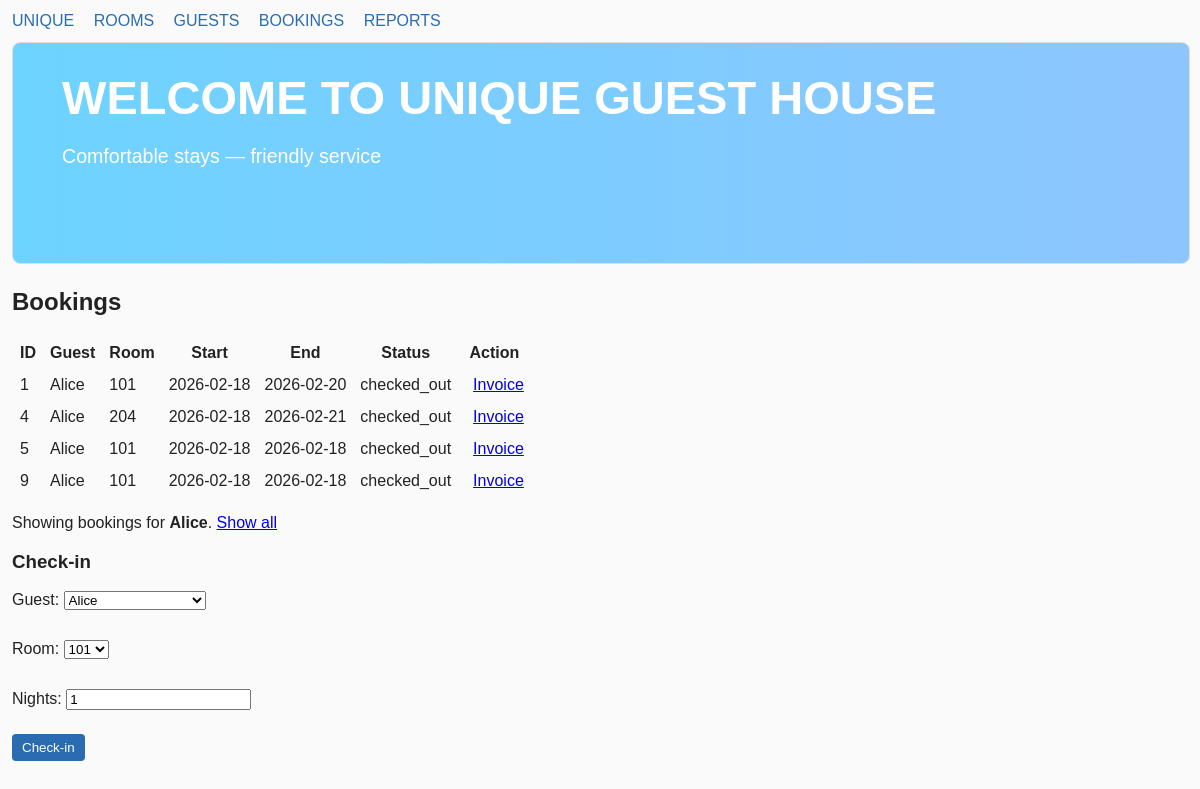
/bookings?guest_id=1, run on the app's committed database.
### tables this page shows
CREATE TABLE bookings (
        id INTEGER PRIMARY KEY,
        guest_id INTEGER,
        room_id INTEGER,
        start_date TEXT,
        end_date TEXT,
        status TEXT,
        FOREIGN KEY(guest_id) REFERENCES guests(id),
        FOREIGN KEY(room_id) REFERENCES rooms(id)
    );

CREATE TABLE "guests" (id INTEGER PRIMARY KEY, name TEXT, phone TEXT, nin_number TEXT);

CREATE TABLE rooms (
        id INTEGER PRIMARY KEY,
        number TEXT UNIQUE,
        type TEXT,
        price REAL,
        available INTEGER DEFAULT 1
    );

### web_app.py (the view, shortened to what this page needs)
@app.route('/bookings', methods=['GET', 'POST'])
def bookings():
    conn = get_conn()
    cur = conn.cursor()
    guest_id = request.args.get('guest_id')
    guest_name = None
    if guest_id:
        try:
            gid = int(guest_id)
            cur.execute("SELECT name FROM guests WHERE id=?", (gid,))
            row = cur.fetchone()
            guest_name = row[0] if row else None
            cur.execute("SELECT b.id, g.name, r.number, b.start_date, b.end_date, b.status FROM bookings b JOIN guests g ON b.guest_id=g.id JOIN rooms r ON b.room_id=r.id WHERE b.guest_id=? ORDER BY b.id", (gid,))
        except Exception:
            cur.execute("SELECT b.id, g.name, r.number, b.start_date, b.end_date, b.status FROM bookings b JOIN guests g ON b.guest_id=g.id JOIN rooms r ON b.room_id=r.id ORDER BY b.id")
    else:
        cur.execute("SELECT b.id, g.name, r.number, b.start_date, b.end_date, b.status FROM bookings b JOIN guests g ON b.guest_id=g.id JOIN rooms r ON b.room_id=r.id ORDER BY b.id")
    bookings = cur.fetchall()
    cur.execute('SELECT id, name FROM guests ORDER BY id')
    guests = cur.fetchall()
    cur.execute('SELECT id, number FROM rooms WHERE available=1 ORDER BY number')
    rooms = cur.fetchall()
    conn.close()
    return render_template('bookings.html', bookings=bookings, guests=guests, rooms=rooms, guest_filter=guest_id, guest_name=guest_name)

### web_app.py (called while the page is built)
def get_conn():
    return sqlite3.connect(DB_PATH)

### templates/bookings.html (shortened to what this page needs)
{% extends 'base.html' %}
{% block content %}
  <h2>Bookings</h2>
  <table border="0" cellpadding="6">
    <tr><th>ID</th><th>Guest</th><th>Room</th><th>Start</th><th>End</th><th>Status</th><th>Action</th></tr>
    {% for b in bookings %}
      <tr>
        <td>{{b[0]}}</td>
        <td>{{b[1]}}</td>
        <td>{{b[2]}}</td>
        <td>{{b[3]}}</td>
        <td>{{b[4]}}</td>
        <td>{{b[5]}}</td>
        <td>
          <a href="{{ url_for('invoice', booking_id=b[0]) }}" style="margin-left:8px">Invoice</a>
        </td>
      </tr>
    {% endfor %}
  </table>
  {% if guest_filter %}
    <p>Showing bookings for <strong>{{ guest_name or guest_filter }}</strong>. <a href="{{ url_for('bookings') }}">Show all</a></p>
  {% endif %}
  <h3>Check-in</h3>
  <form method="post">
    <label>Guest: <select name="guest_id" required>
      {% for g in guests %}
        <option value="{{g[0]}}">{{g[1]}}</option>
      {% endfor %}
    </select></label><br>
    <label>Room: <select name="room_id" required>
      {% for r in rooms %}
        <option value="{{r[0]}}">{{r[1]}}</option>
      {% endfor %}
    </select></label><br>
    <label>Nights: <input name="nights" type="number" value="1" min="1" required></label><br>
    <button type="submit">Check-in</button>
  </form>
{% endblock %}

### static/css/styles.css (style rules this page uses)
body { font-family:Arial,Helvetica,sans-serif;margin:12px;background:#fafafa;color:#222 }
form label { display:block;margin:6px 0 }
button { background:#2b6cb0;color:white;border:none;padding:6px 10px;border-radius:4px }

### data on the page
bookings: id "1", name "Alice", number "101", start_date "2026-02-18", end_date "2026-02-20", status "checked_out"
bookings: id "4", name "Alice", number "204", start_date "2026-02-18", end_date "2026-02-21", status "checked_out"
bookings: id "5", name "Alice", number "101", start_date "2026-02-18", end_date "2026-02-18", status "checked_out"
bookings: id "9", name "Alice", number "101", start_date "2026-02-18", end_date "2026-02-18", status "checked_out"
guests: name "Alice"

### other printed values
form field guest_id "Alice"
form field room_id "101"
